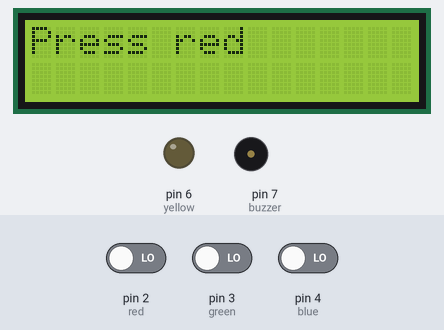
Recording of a sketch running on a simulated Arduino Uno, built with avr-gcc and run on an emulated ATmega328P. Shown: 16×2 character LCD, output pins drawn as LEDs (lit = HIGH), buzzer (waves = sounding, pin HIGH). Dashed ring = blinking. The inputs (shaded band) are chosen by the test bench; at power-on: pin 2 (red) LOW, pin 4 (blue) LOW, pin 3 (green) LOW. The local clock reads 2024-03-15 10:24:30 at power-on unless the sketch sets it.

Above: at 0.1 s.
1.4 s: pin 2 (red) driven HIGH
At 3.6 s:
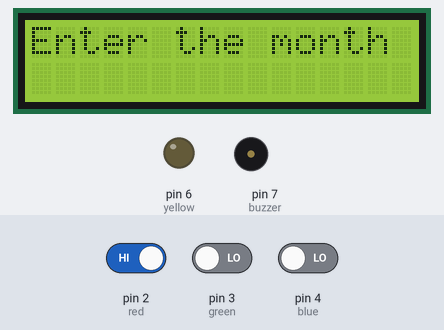
3.9 s: pin 4 (blue) driven HIGH
At 4.7 s:
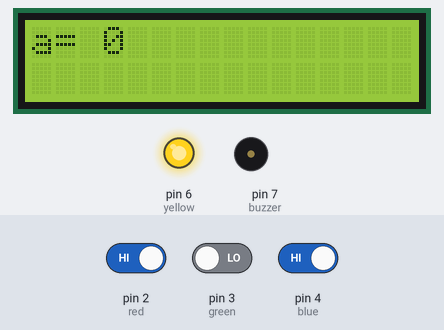
6.9 s: pin 3 (green) driven HIGH
At 8.0 s:
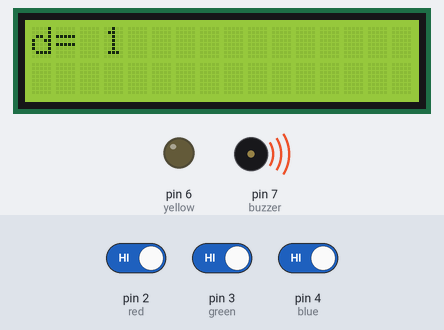
9.9 s: pin 3 (green) driven LOW
At 12.6 s:
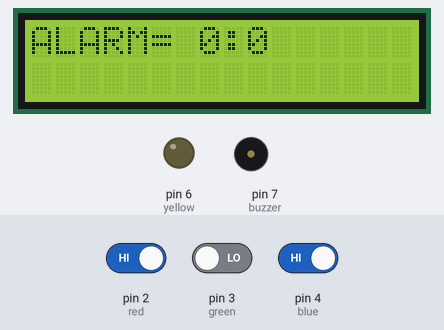
12.9 s: pin 2 (red) driven LOW and pin 3 (green) driven HIGH
At 15.7 s:
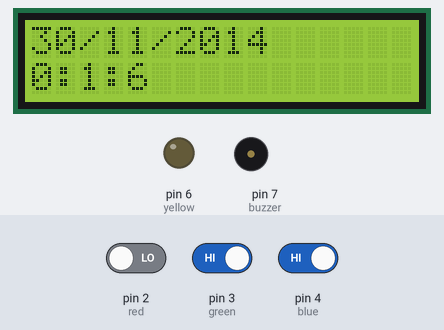
15.9 s: pin 2 (red) driven HIGH
At 16.5 s:
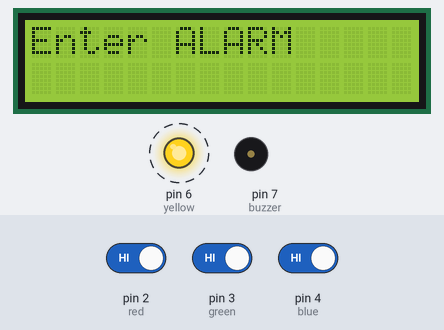
Timing chart, 0 to 19.7 s (numbered marks = the images above; inputs shaded):
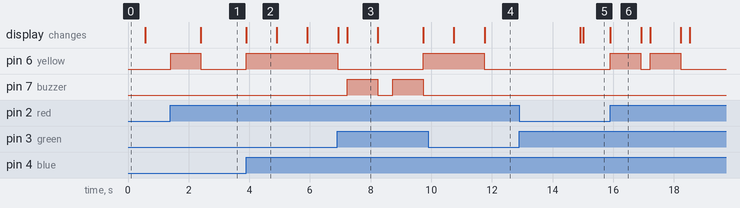

The sketch:

Arduino1Code.ino
```cpp
#include<LiquidCrystal.h>
#include<Wire.h>
#include "RTClib.h"
RTC_DS1307 rtc;

LiquidCrystal lcd(8,9,10,11,12,13);
int t,a,b,s,c,d,e,f,g,k,l,i;
char z,u,p;

void setup()
{
	Serial.begin(9600);
	lcd.begin(16,2);
	Wire.begin();
	rtc.begin();

	if(! rtc.isrunning())
	{
		lcd.print("no rtc");
	}

	pinMode(5,INPUT); //off
	pinMode(2,INPUT); //red
	pinMode(3,INPUT); //green
	pinMode(4,INPUT); //blue
	pinMode(6,OUTPUT); //yellow
	pinMode(7,OUTPUT); //buzzer

	lcd.clear();
	lcd.print("Press red");
	delay(500);

	while(1)
	{
		lcd.setCursor(0,0);
		lcd.clear();

		if(digitalRead(2)==HIGH) //red
		{
			a=getvalue('z');
			lcd.setCursor(0,0);
			lcd.print("a= ");
			lcd.print(a);
			b=getvalue('y');
			lcd.setCursor(0,0);
			lcd.print("b= ");
			lcd.print(b);
			c=getvalue('x');
			lcd.setCursor(0,0);
			lcd.print("c= ");
			lcd.print(c);
			d=getvalue('w');
			lcd.setCursor(0,0);
			lcd.print("d= ");
			lcd.print(d);

			digitalWrite(7,HIGH); //red(right)
			delay(1000);
			digitalWrite(7,LOW);
			lcd.print("press green");

			delay(500);

			if(digitalRead(3)==HIGH) //green
			{
				digitalWrite(7,HIGH); //red(right)
				delay(1000);
				digitalWrite(7,LOW);
				break ;
			}
		}


		if(digitalRead(3)==HIGH) //green
		{
			break;
		}
	}

	rtc.adjust(DateTime(2015,a,b,c,d,0)); //a-month;b-day;c-hour;d-minute
}

void loop()
{
	lcd.setCursor(0,0);
	DateTime now = rtc.now();
	int years = now.year();
	int months = now.month();
	int date = now.day();
	int hours = now.hour();
	int minutes = now.minute();
	int seconds = now.second();

	lcd.print(date);
	lcd.print("/");
	lcd.print(months);
	lcd.print("/");
	lcd.print(years);
	lcd.setCursor(0,1);
	lcd.print(hours);
	lcd.print(":");
	lcd.print(minutes);
	lcd.print(":");
	lcd.print(seconds);

	if (seconds==59)
	{
		lcd.clear();
	}
   //alarm setting

	if(digitalRead(2)==HIGH) //red
	{
		lcd.clear();
		lcd.print("Enter ALARM");
		k=getalarm('i'); //hours
		l=getalarm('j'); //mins

		while(1)
		{
			lcd.setCursor(0,0);
			lcd.print("ALARM= ");
			lcd.print(l);
			lcd.print(":");
			lcd.print(k);

			if(digitalRead(3)==HIGH) //green
			{
				delay(1000);
				break;
			}
		}
		delay(1000);
	}

	if(hours==k)
	{
		if(minutes==l)
		{
			while(1)
			{
				digitalWrite(7,HIGH); //buzzer

				if(digitalRead(5)==HIGH)
				{
					digitalWrite(7,LOW);
					break;
				}
			}
		}
	}
}

int getvalue(char k)
{
	digitalWrite(6,HIGH); //yellow
	delay(1000);
	digitalWrite(6,LOW);

	if(k=='z') //month
	{
		lcd.clear();
		lcd.print("Enter the month");
		t=0;
		s=getit(t);

		if(s>12)
		{
			s=s-12;
		}

		lcd.clear();
		return s;
	}

	if(k=='y') //dates
	{
		lcd.clear();
		lcd.print("Enter the date");
		t=0;
		s=getit(t);

		if(a==2)
		{
			if(s>28)
			{
				s=s-28;
			}
		}

		if(a==1||a==3||a==5||a==7||a==8||a==10||a==12)
		{
			if(s>31)
			{
				s=s-31;
			}
		}

		if(a==4||a==6||a==9||a==11)
		{
			if(s>30)
			{
				s=s-30;
			}
		}

		lcd.clear();
		return s;
	}


	if(k=='x') //hour
	{
		lcd.clear();
		lcd.print("Enter the hour");
		t=0;
		s=getit(t);

		if(s>24)
		{
			s=s-24;
		}

		lcd.clear();
		return s;
	}

	if(k=='w') //minute
	{
		lcd.clear();
		lcd.print("Enter the minute");
		t=0;
		s=getit(t);

		if(s>60)
		{
			s=s-60;
		}

		lcd.clear();
		return s;
	}
}


int getit(int t)
{
	while(1)
	{
		if(digitalRead(3)==HIGH) //green
		{
			t=t+1;
			lcd.clear();
			lcd.print(t);
			delay(300);
		}

		if(digitalRead(4)==HIGH) //blue
		{
			return t;
		}
	}
}

int getalarm(char h)
{
	if(h=='i')
	{
		f=getvalue('x');//hour
		return f;
	}

	if(h=='j')
	{
		g=getvalue('w'); //min
		return g;
	}
}
```

Measured:
- after the input at 1.4 s, pin 6 (yellow): LOW → HIGH at once, → LOW 1.0 s later; the display: changes after 1.0 s (image 1)
- after the input at 3.9 s, pin 6 (yellow): LOW → HIGH at once; the display: changes at once (image 2)
- after the input at 12.9 s, the display: first changes after 2.0 s (image 5 shows a later state)
- after the input at 15.9 s, pin 6 (yellow): alternates HIGH for 1.0 s and LOW for 0.31 s, starting at once; the display: changes at once (image 6)
- by itself, pin 7 (buzzer): alternates HIGH for 1.0 s and LOW for 0.50 s
- what the display in image 2 shows lasts 1.0 s, from 3.9 s to 4.9 s
